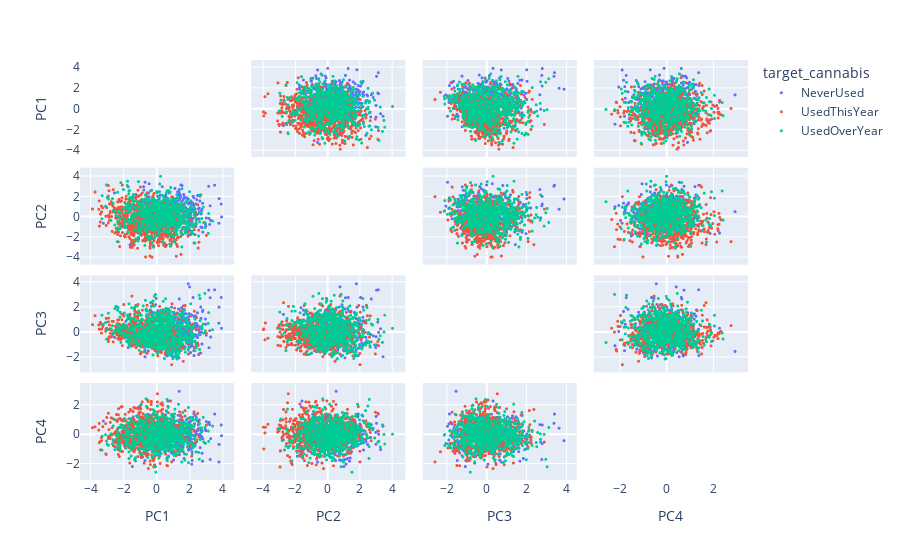

Source (notebook cell):
### Markdown cell above
Dans tous les cas de figure, c'est illisible.  De plus, on peut voir que la colonne nombre de drogues posent problème
<br><br>
Désormais, 2D PCA graph with the principal components.

### Code cell
labels = {
    str(i): f"PC {i+1} ({var:.1f}%)"
    for i, var in enumerate(pca.explained_variance_ratio_ * 100)
}

fig = px.scatter_matrix(
    pca_df,
    labels=labels,
    dimensions=pca_df.columns[:-1],
    color=pca_df["target_cannabis"]
)
fig.update_traces(diagonal_visible=False,marker={'size': 3})
fig.show()

### Figure 1 — Plotly figure (JSON) as saved in the notebook; plotly's stock layout.template omitted (floating-point values rounded to 4 significant figures; data arrays with more than 128 entries replaced by an {"elided": "..."} marker saying what was removed)
{"data": [{"diagonal": {"visible": false}, "dimensions": [{"axis": {"matches": true}, "label": "PC1", "values": {"elided": "412 float values"}}, {"axis": {"matches": true}, "label": "PC2", "values": {"elided": "412 float values"}}, {"axis": {"matches": true}, "label": "PC3", "values": {"elided": "412 float values"}}, {"axis": {"matches": true}, "label": "PC4", "values": {"elided": "412 float values"}}], "hovertemplate": "target_cannabis=NeverUsed<br>%{xaxis.title.text}=%{x}<br>%{yaxis.title.text}=%{y}<extra></extra>", "legendgroup": "NeverUsed", "marker": {"color": "#636efa", "size": 3, "symbol": "circle"}, "name": "NeverUsed", "showlegend": true, "type": "splom"}, {"diagonal": {"visible": false}, "dimensions": [{"axis": {"matches": true}, "label": "PC1", "values": {"elided": "778 float values"}}, {"axis": {"matches": true}, "label": "PC2", "values": {"elided": "778 float values"}}, {"axis": {"matches": true}, "label": "PC3", "values": {"elided": "778 float values"}}, {"axis": {"matches": true}, "label": "PC4", "values": {"elided": "778 float values"}}], "hovertemplate": "target_cannabis=UsedThisYear<br>%{xaxis.title.text}=%{x}<br>%{yaxis.title.text}=%{y}<extra></extra>", "legendgroup": "UsedThisYear", "marker": {"color": "#EF553B", "size": 3, "symbol": "circle"}, "name": "UsedThisYear", "showlegend": true, "type": "splom"}, {"diagonal": {"visible": false}, "dimensions": [{"axis": {"matches": true}, "label": "PC1", "values": {"elided": "679 float values"}}, {"axis": {"matches": true}, "label": "PC2", "values": {"elided": "679 float values"}}, {"axis": {"matches": true}, "label": "PC3", "values": {"elided": "679 float values"}}, {"axis": {"matches": true}, "label": "PC4", "values": {"elided": "679 float values"}}], "hovertemplate": "target_cannabis=UsedOverYear<br>%{xaxis.title.text}=%{x}<br>%{yaxis.title.text}=%{y}<extra></extra>", "legendgroup": "UsedOverYear", "marker": {"color": "#00cc96", "size": 3, "symbol": "circle"}, "name": "UsedOverYear", "showlegend": true, "type": "splom"}], "layout": {"dragmode": "select", "legend": {"title": {"text": "target_cannabis"}, "tracegroupgap": 0}, "margin": {"t": 60}}}
